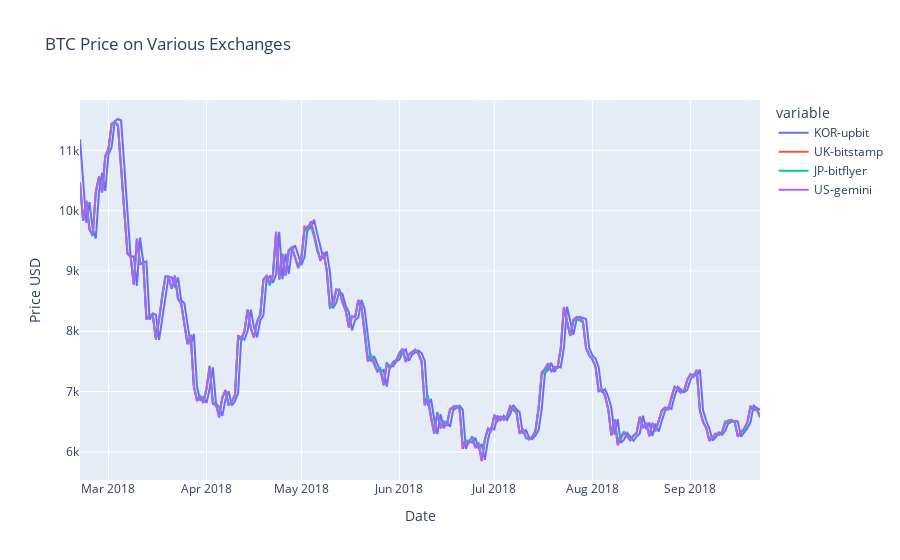

Notebook code for this chart:
### Code cell
fig = px.line(
    cex_df, 
    x=cex_df.index, 
    y=list(cex_df.columns)[:4],
    title='BTC Price on Various Exchanges',
    labels={
        'value':'Price USD'
    }
    )
fig.update_traces(mode="lines", hovertemplate=None)
fig.update_layout(hovermode="x unified")
fig.show()

### Figure 1 — Plotly figure (JSON) as saved in the notebook; plotly's stock layout.template omitted (floating-point values rounded to 4 significant figures; data arrays with more than 128 entries replaced by an {"elided": "..."} marker saying what was removed)
{"data": [{"legendgroup": "KOR-upbit", "line": {"color": "#636efa", "dash": "solid"}, "marker": {"symbol": "circle"}, "mode": "lines", "name": "KOR-upbit", "orientation": "v", "showlegend": true, "type": "scatter", "x": {"elided": "216 str values"}, "xaxis": "x", "y": {"elided": "216 float values"}, "yaxis": "y"}, {"legendgroup": "UK-bitstamp", "line": {"color": "#EF553B", "dash": "solid"}, "marker": {"symbol": "circle"}, "mode": "lines", "name": "UK-bitstamp", "orientation": "v", "showlegend": true, "type": "scatter", "x": {"elided": "216 str values"}, "xaxis": "x", "y": {"elided": "216 float values"}, "yaxis": "y"}, {"legendgroup": "JP-bitflyer", "line": {"color": "#00cc96", "dash": "solid"}, "marker": {"symbol": "circle"}, "mode": "lines", "name": "JP-bitflyer", "orientation": "v", "showlegend": true, "type": "scatter", "x": {"elided": "216 str values"}, "xaxis": "x", "y": {"elided": "216 float values"}, "yaxis": "y"}, {"legendgroup": "US-gemini", "line": {"color": "#ab63fa", "dash": "solid"}, "marker": {"symbol": "circle"}, "mode": "lines", "name": "US-gemini", "orientation": "v", "showlegend": true, "type": "scatter", "x": {"elided": "216 str values"}, "xaxis": "x", "y": {"elided": "216 float values"}, "yaxis": "y"}], "layout": {"autosize": true, "hovermode": "x unified", "legend": {"title": {"text": "variable"}, "tracegroupgap": 0}, "title": {"text": "BTC Price on Various Exchanges"}, "xaxis": {"anchor": "y", "autorange": true, "domain": [0, 1], "range": ["2018-02-20", "2018-09-23"], "title": {"text": "Date"}, "type": "date"}, "yaxis": {"anchor": "x", "autorange": true, "domain": [0, 1], "range": [5533.0, 11840.0], "title": {"text": "Price USD"}, "type": "linear"}}}
